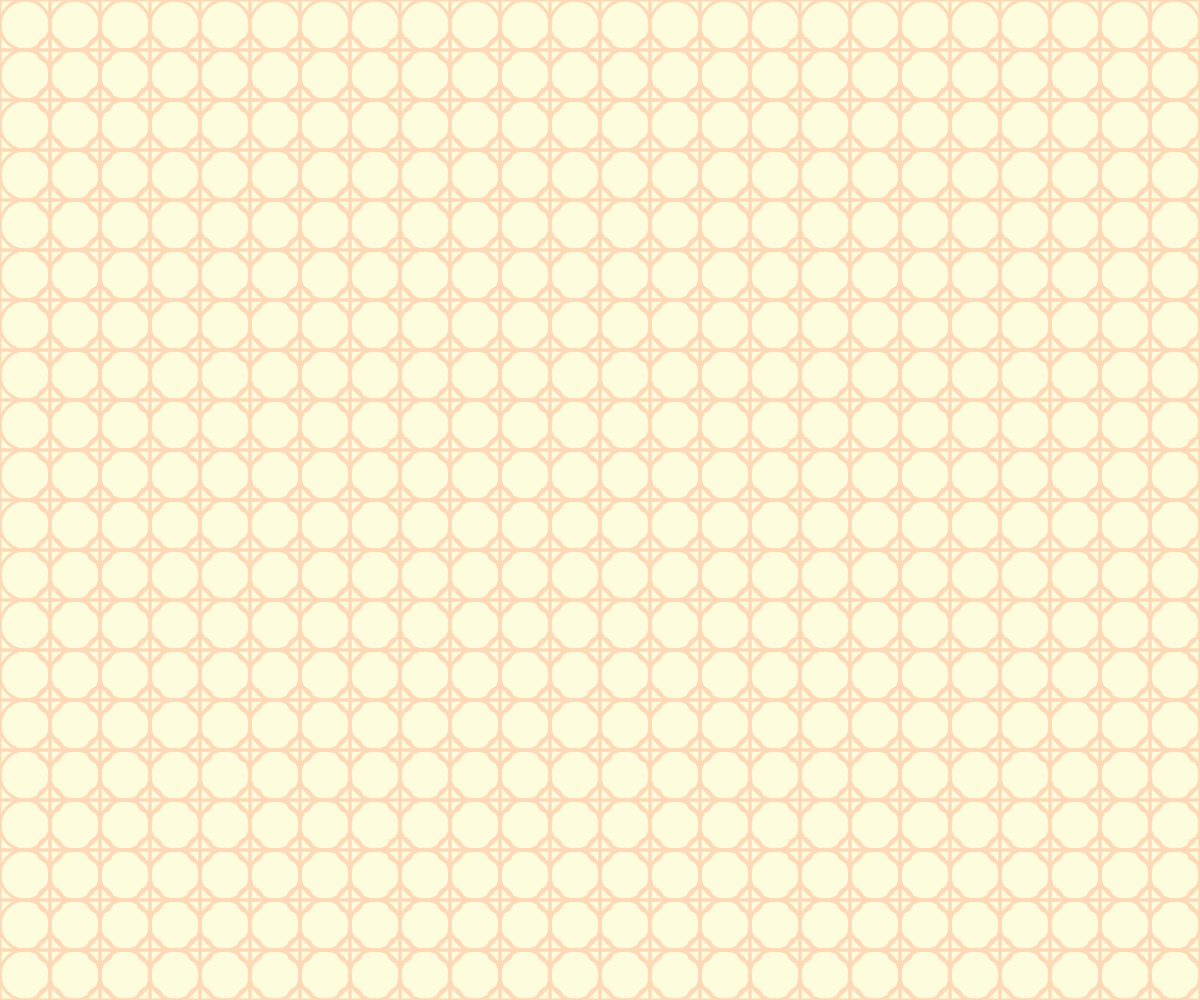
Frame 1 (no input)
Frame 60 (no input): identical to frame 1, image omitted
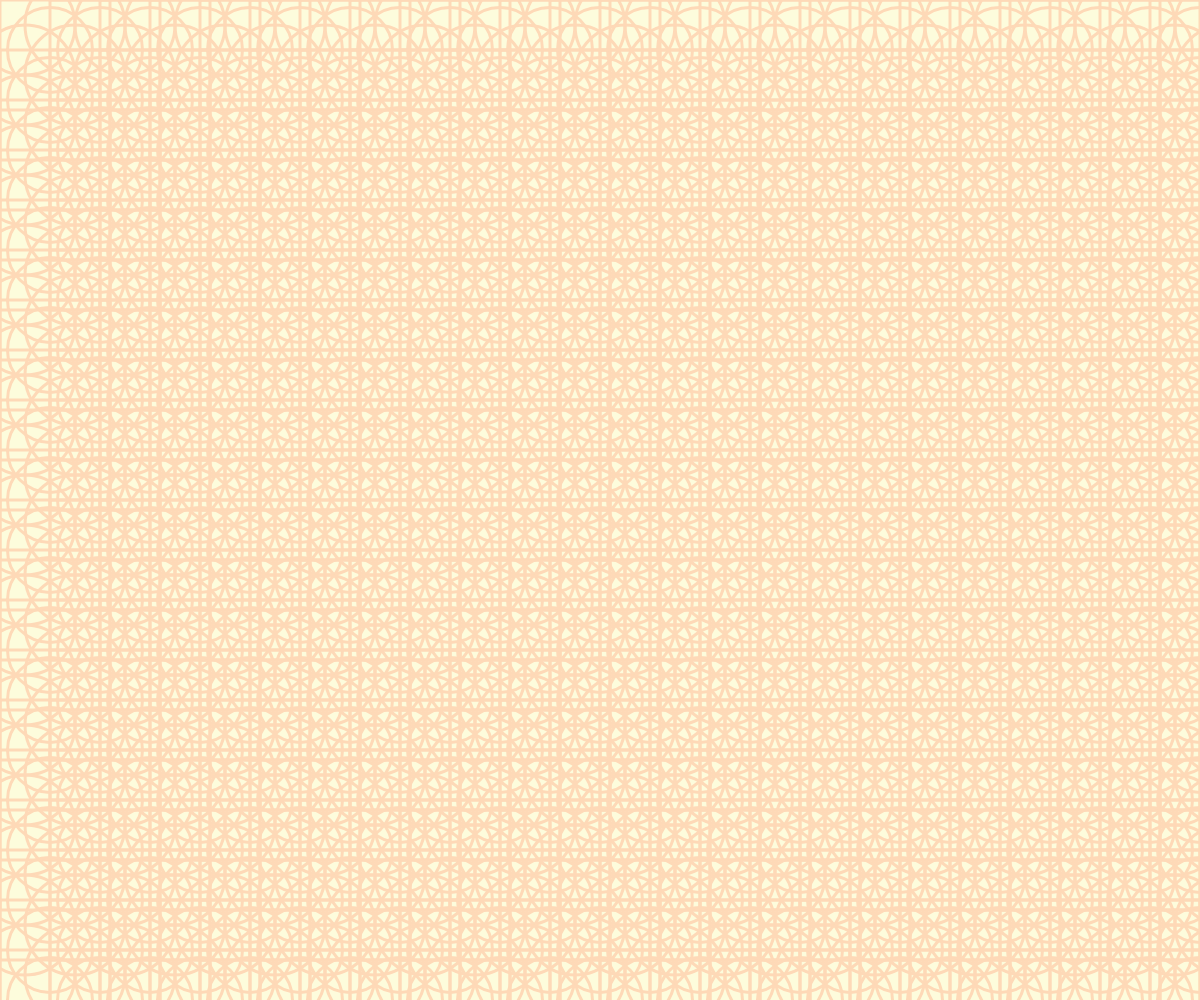
Frame 120 (the mouse pressed at the canvas centre since frame 60)

The p5.js sketch that drew these frames (run headless with seeded random() and noise() and a simulated clock; from frame 60 on, the mouse is pressed at the canvas centre):

// p5.js sketch
// ── sketch.js
function setup() {  //設定初始質內容,只會執行一次
  createCanvas(windowWidth, windowHeight);  //產生一個畫布
  background("#fdfcdc")  
}

function draw() { //畫圖每秒繪畫60次
  //background(220); //灰白s
  background("#fdfcdc")
  noFill()
  stroke("#fed9b7")
  strokeWeight(3)
  var rect_width=50 +mouseX/10
  var bc_width=50  +mouseY/10
  var sc_width=25+mouseX/10

  //FOR迴圈
  // I=0:i為變數
  //第一排
  for(let j=0;j<20;j=j+1){
   for(let i=0;i<40;i=i+1){
    //if(j<10&i<10){
      //stroke("#00afb9") 
    //}else if (j<15&i<15){
    //  stroke("#0081a7") 
    //}else  {
     // stroke("#012a4a") 
    //}
   ellipse(25+50*i,25+50*j,bc_width) 
   rect(0+50*i,0+50*j,rect_width)
   ellipse(50+50*i,50+50*j,sc_width)
}
  }

  }
  
